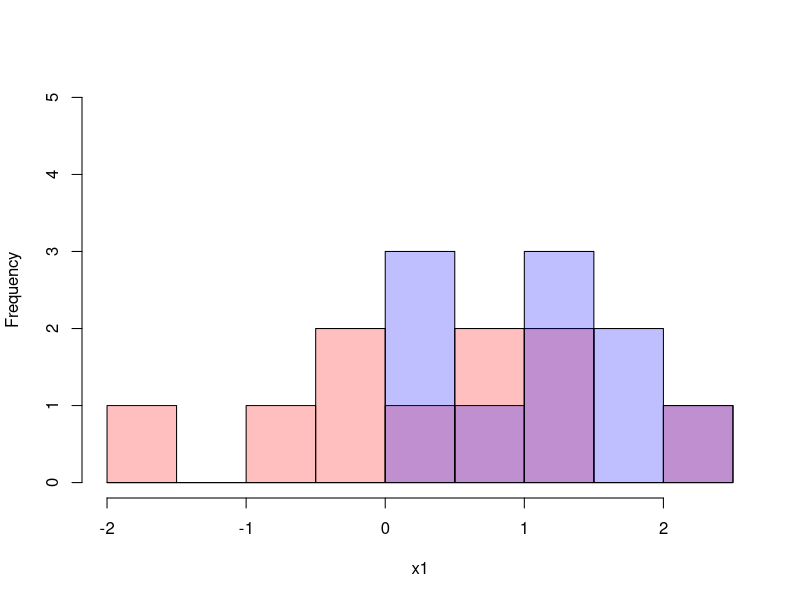
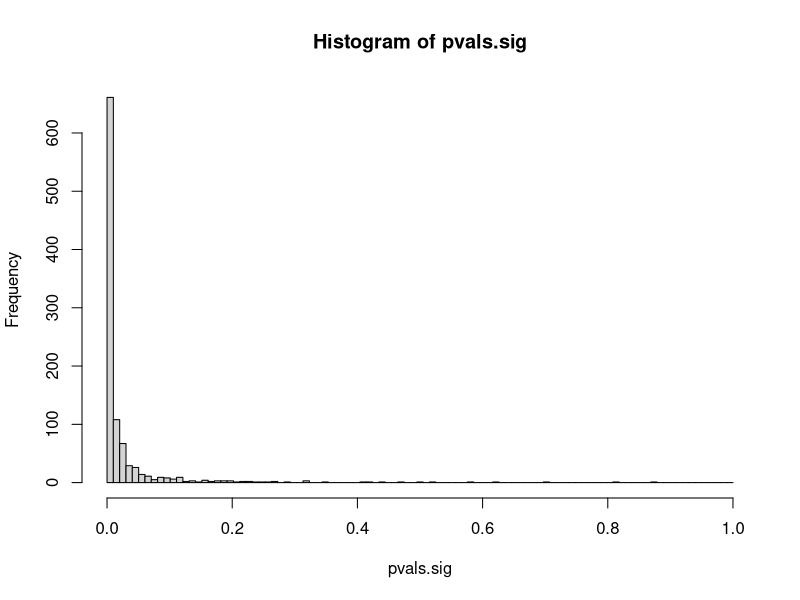
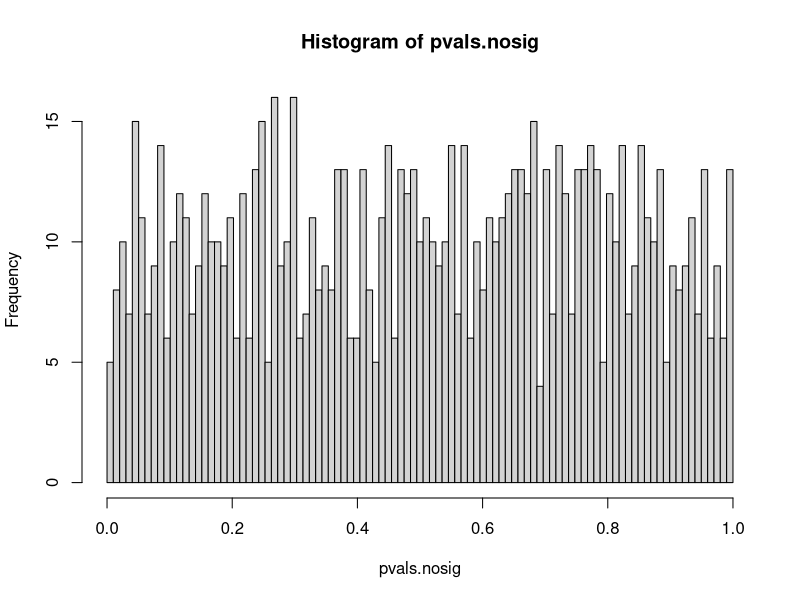
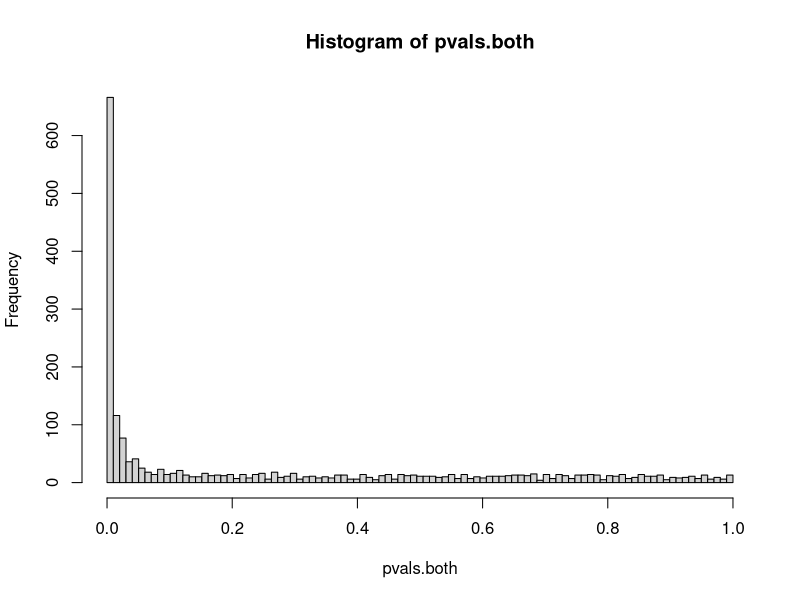

The R script that drew these images, in order:
## ---- chunk 1
knitr::opts_chunk$set(echo = FALSE)
#2024
## ---- chunk 2

x1 = rnorm(n=10, m=0, sd=1)
x2 = rnorm(n=10, m=1.5, sd=1)

print(x1)
print(x2)


## ---- chunk 3
#2024
#use h0 to get the proper range
h0 = hist(c(x1, x2), breaks=10, plot=F)
h1 = hist(x1, breaks=h0$breaks, plot=F)
h2 = hist(x2, breaks=h0$breaks, plot=F)
plot(h1, col=rgb(1, 0, 0, .25), ylim=c(0, max(h0$counts)), main="")
plot(h2, col=rgb(0, 0, 1, .25), add=T)


## ---- chunk 4
  res = t.test(x1, x2)
  print(res)
  
  
## ---- chunk 5
  testSignal = function(...){
    x1 = rnorm(n=10, m=0, sd=1)
    x2 = rnorm(n=10, m=1.5, sd=1)
    res = t.test(x1, x2)
    res$p.value
  }

  N=1000
  pvals.sig = sapply(1:N, testSignal)
  hist(pvals.sig, breaks = seq(0,1, length=100))
 
  #how many results have a pval < 0.05?
  sum(pvals.sig < 0.05)
 
## ---- chunk 6
    x1 = rnorm(n=10, m=0, sd=1)
    x2 = rnorm(n=10, m=0, sd=1)
    res = t.test(x1, x2)
    print(res)
    
## ---- chunk 7
  testNoSignal = function(...){
    x1 = rnorm(n=10, m=0, sd=1)
    x2 = rnorm(n=10, m=0, sd=1)
    res = t.test(x1, x2)
    res$p.value
  }
  pvals.nosig = sapply(1:N, testNoSignal)
  hist(pvals.nosig, breaks = seq(0,1, length=100))
 
  #how many results have a pval < 0.05?
  n1 = sum(pvals.nosig < 0.05)
  print(n1)
## ---- chunk 8
  pvals.both = c(pvals.sig, pvals.nosig)
  hist(pvals.both, breaks=seq(0, 1, length=100))

## ---- chunk 9
qvals.both = p.adjust(pvals.both, method="fdr")
n1 = sum(qvals.both < 0.05)
n2 = sum(qvals.both[1:N] < 0.05)
n3 = sum(qvals.both[-(1:N)] < 0.05)
## ---- chunk 10

#return the numbers of true/false positives when selecting from 
#unadjusted, bonferroni, FDR
checkSignificance = function(N1 = 1000, N2 = 10000, alpha=0.05){
  pvals.sig = sapply(1:N1, testSignal)
  pvals.nosig = sapply(1:N2, testNoSignal)
  pvals.both = c(pvals.sig, pvals.nosig)  
  qvals.both = p.adjust(pvals.both, method="fdr")  
    
  c(
    N1=N1, N2=N2, 
    TP.unadj=sum(pvals.sig < alpha), 
    FP.unadj=sum(pvals.nosig < alpha),
    TP.bn=sum(pvals.sig < alpha/(N1+N2)), 
    FP.bn=sum(pvals.nosig < alpha/(N1+N2)), 
    TP.fdr=sum(qvals.both[1:N1] < alpha), 
    FP.fdr=sum(qvals.both[-(1:N1)] < alpha)
  ) 
}
 

 
## ---- chunk 11

  rbind(
    checkSignificance(1000, 1000, 0.05),
    checkSignificance(1000, 5000, 0.05),
    checkSignificance(1000, 10000, 0.05),
    checkSignificance(1000, 20000, 0.05)  
  )
